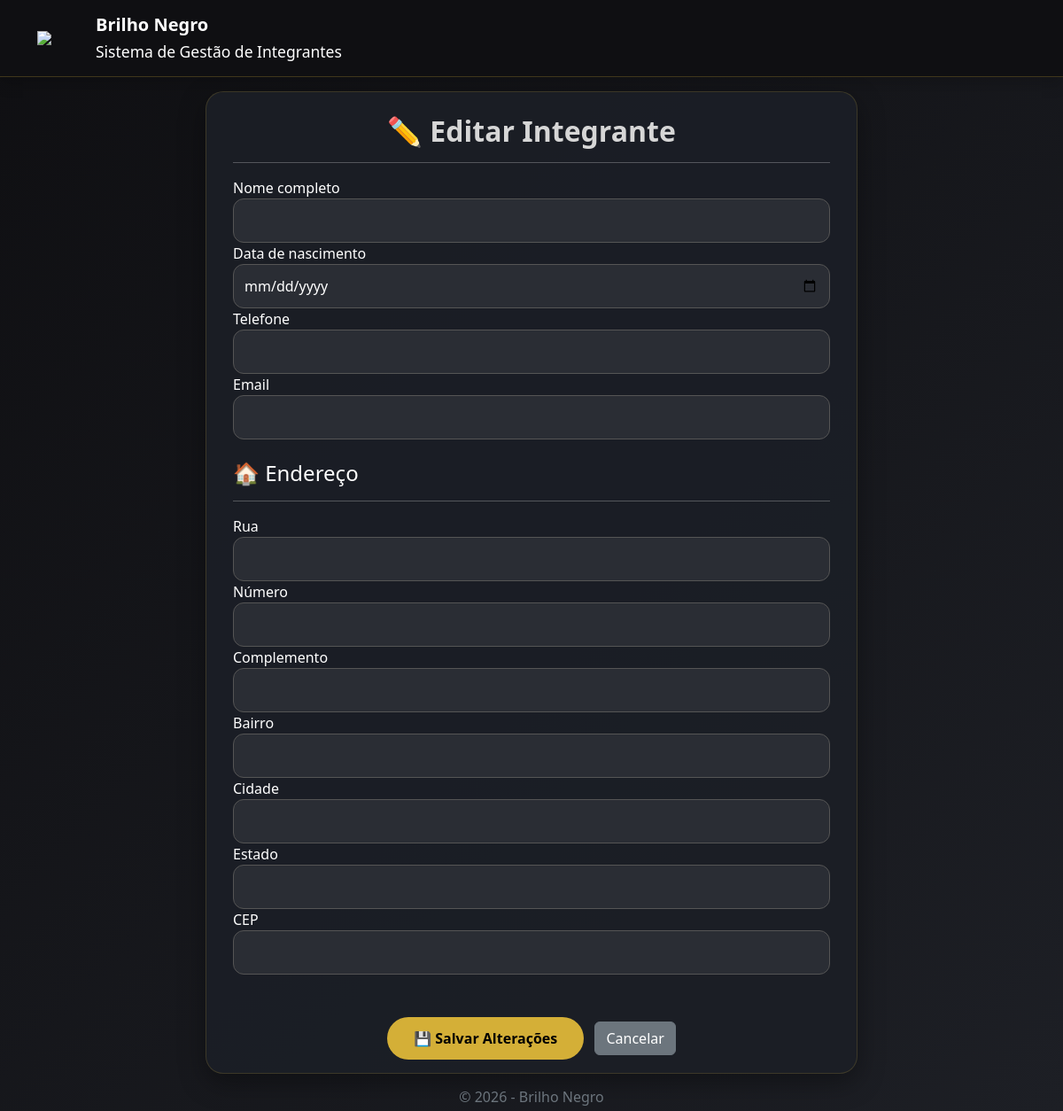
The page /admin/integrante/9/editar (signed in) on the database as committed earlier.
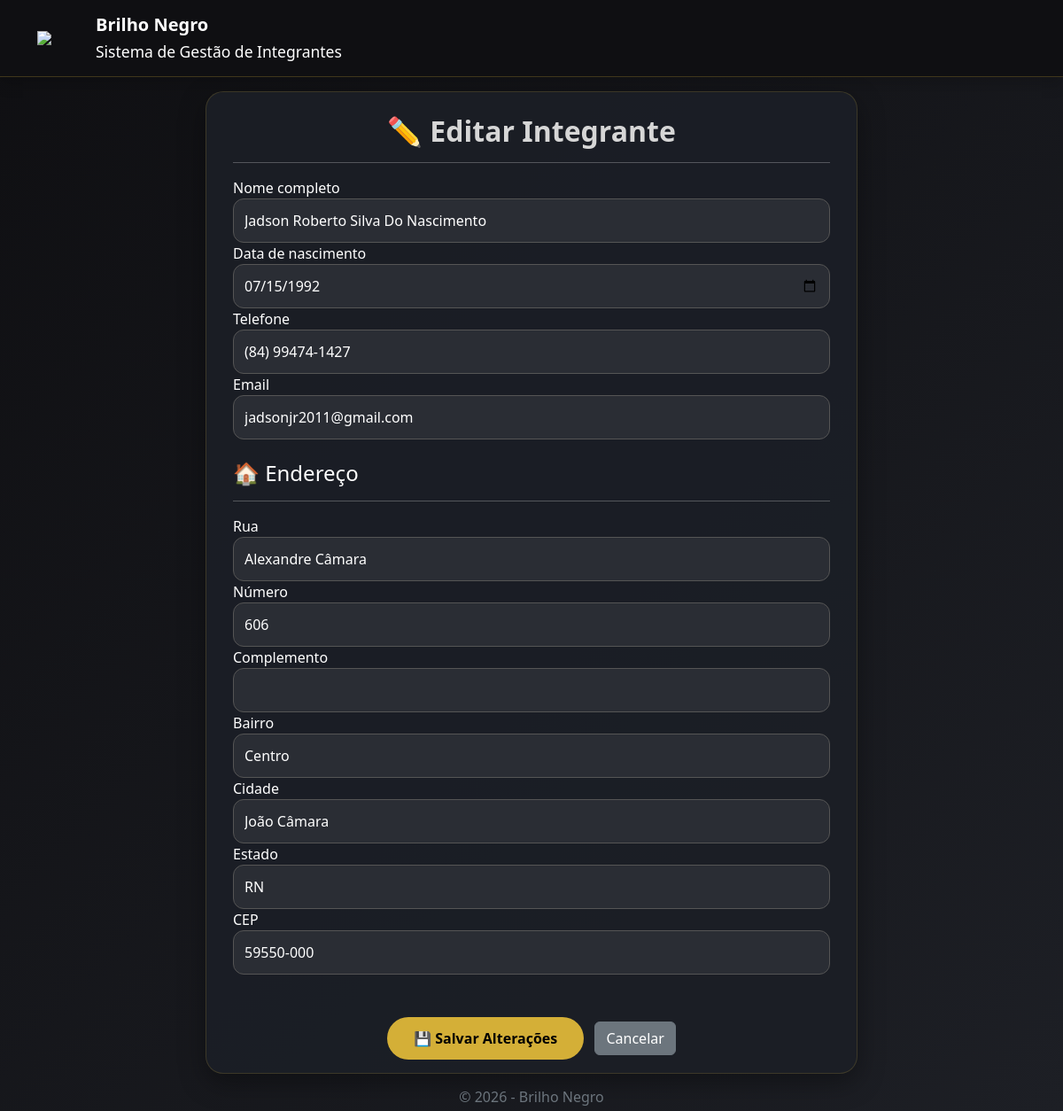
The same page on the database as committed later.
### tables this page shows
CREATE TABLE integrantes (

        id INTEGER PRIMARY KEY AUTOINCREMENT,

        nome TEXT NOT NULL,

        data_nascimento TEXT,

        telefone TEXT,

        email TEXT,


        rua TEXT,
        numero TEXT,
        complemento TEXT,
        bairro TEXT,
        cidade TEXT,
        estado TEXT,
        cep TEXT,


        tipo_sanguineo TEXT,

        possui_alergia TEXT,

        descricao_alergia TEXT,


        responsavel TEXT,

        parentesco TEXT,

        telefone_responsavel TEXT,


        status TEXT DEFAULT 'PENDENTE'


    , codigo_integrante TEXT, cpf TEXT, genero TEXT, alergia_medicamento TEXT, calcado TEXT, estuda TEXT, local_estudo TEXT, trabalha TEXT, profissao TEXT, experiencia_banda TEXT, descricao_experiencia TEXT, data_cadastro TEXT);

### app.py (the view, shortened to what this page needs)
@app.route("/admin/integrante/<int:id>/editar", methods=["GET","POST"])
def editar_integrante(id):
    if "admin" not in session:
        return redirect("/login")
    conexao = sqlite3.connect(BANCO)
    conexao.row_factory = sqlite3.Row
    cursor = conexao.cursor()
    cursor.execute("""
    SELECT *
    FROM integrantes
    WHERE id=?
    """,(id,))
    integrante = cursor.fetchone()
    conexao.close()
    return render_template(
        "admin/editar.html",
        integrante=integrante
    )

### templates/admin/editar.html (shortened to what this page needs)
{% extends 'layout/base.html' %}
{% block conteudo %}
<div class="row justify-content-center">
<div class="col-lg-8">
<div class="card-bn">
<h2 class="titulo text-center">
✏️ Editar Integrante
</h2>
<hr>
<form method="POST">
<label>
Nome completo
</label>
<input
class="form-control"
name="nome"
value="{{ integrante.nome }}"
required>
<label>
Data de nascimento
</label>
<input
type="date"
class="form-control"
name="data_nascimento"
value="{{ integrante.data_nascimento }}">
<label>
Telefone
</label>
<input
class="form-control"
name="telefone"
value="{{ integrante.telefone }}">
<label>
Email
</label>
<input
class="form-control"
name="email"
value="{{ integrante.email }}">
<h4 class="mt-4">
🏠 Endereço
</h4>
<hr>
<label>
Rua
</label>
<input
class="form-control"
name="rua"
value="{{ integrante.rua }}">
<label>
Número
</label>
<input
class="form-control"
name="numero"
value="{{ integrante.numero }}">
<label>
Complemento
</label>
<input
class="form-control"
name="complemento"
value="{{ integrante.complemento }}">
<label>
Bairro
</label>
<input
class="form-control"
name="bairro"
value="{{ integrante.bairro }}">
<label>
Cidade
</label>
<input
class="form-control"
name="cidade"
value="{{ integrante.cidade }}">
<label>
Estado
</label>
<input
class="form-control"
name="estado"
value="{{ integrante.estado }}">
<label>
CEP
</label>
<input
class="form-control"
name="cep"
value="{{ integrante.cep }}">
<div class="text-center mt-5">
<button
class="btn btn-brilho">
💾 Salvar Alterações
</button>
<a
href="/admin/integrante/{{ integrante.id }}"
class="btn btn-secondary ms-2">
Cancelar
</a>
</div>
</form>
</div>
</div>
</div>
{% endblock %}

Rows that differ between the two databases and show on the page:
added integrantes: nome "Jadson Roberto Silva Do Nascimento", data_nascimento "07/15/1992", telefone "(84) 99474-1427", email "jadsonjr2011@gmail.com", rua "Alexandre Câmara", numero "606", bairro "Centro", cidade "João Câmara", estado "RN", cep "59550-000"
